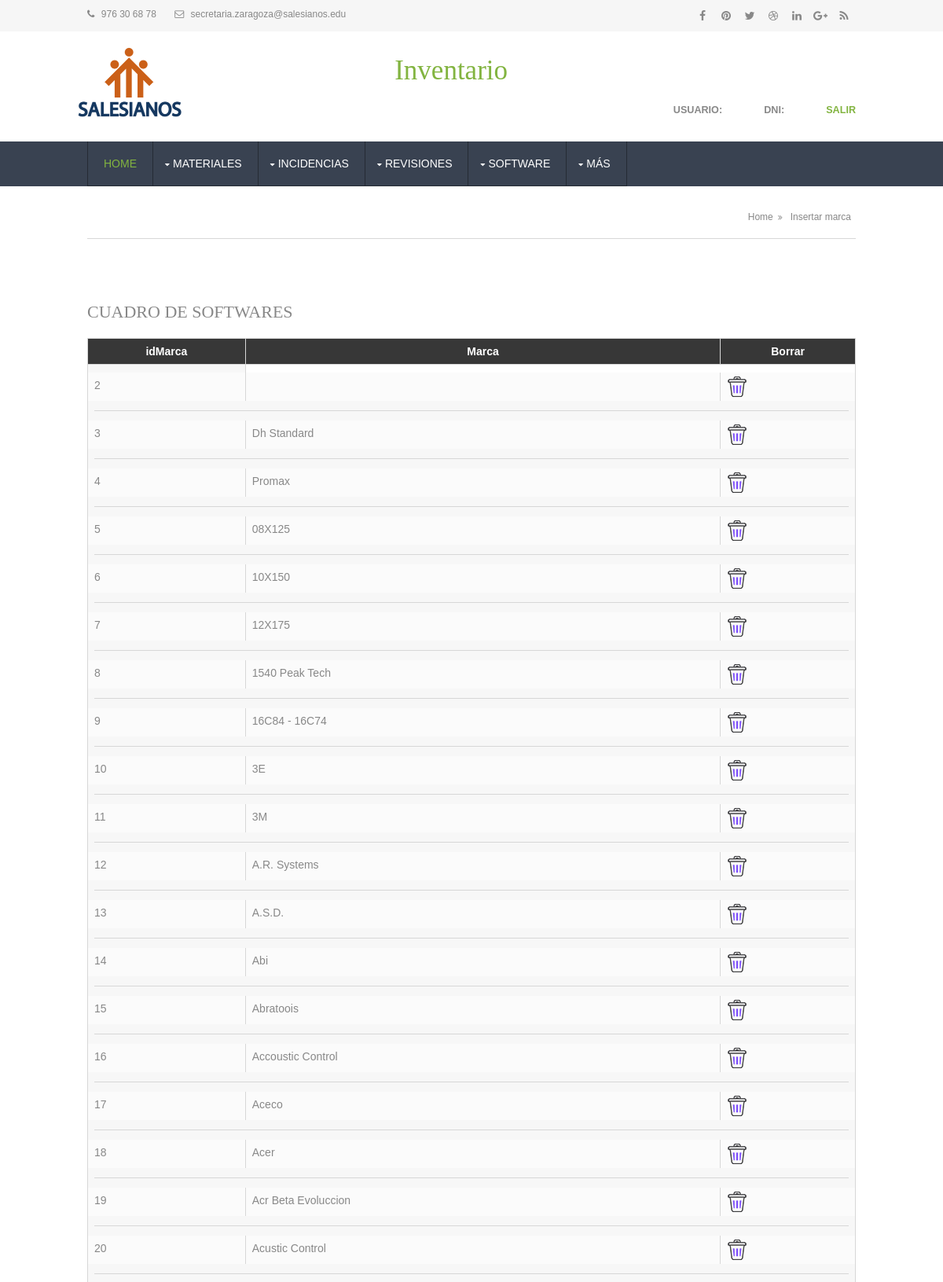
The page /pedggie/marcas/vermarcas.php (upper part) on the database its author committed.
### tables this page shows
CREATE TABLE `marcas` (
  `idMarca` int(11) NOT NULL,
  `Marca` varchar(30) NOT NULL
);

### pedggie/marcas/vermarcas.php (the view, shortened to what this page needs)
<!DOCTYPE html>
<html>
<head>
<link href="../layout/styles/layout.css" rel="stylesheet" type="text/css" media="all">
</head>
<body id="top">
<div class="wrapper row0">
  <div id="topbar" class="hoc clear">
    <div class="fl_left">
      <ul class="nospace inline pushright">
        <li><i class="fa fa-phone"></i> 976 30 68 78</li>
        <li><i class="fa fa-envelope-o"></i> secretaria.zaragoza@salesianos.edu</li>
      </ul>
    </div>
    <div class="fl_right">
      <ul class="faico clear">
        <li><a class="faicon-facebook" href="#"><i class="fa fa-facebook"></i></a></li>
        <li><a class="faicon-pinterest" href="#"><i class="fa fa-pinterest"></i></a></li>
        <li><a class="faicon-twitter" href="https://twitter.com/salesianosZAR?lang=es"><i class="fa fa-twitter"></i></a></li>
        <li><a class="faicon-dribble" href="#"><i class="fa fa-dribbble"></i></a></li>
        <li><a class="faicon-linkedin" href="#"><i class="fa fa-linkedin"></i></a></li>
        <li><a class="faicon-google-plus" href="#"><i class="fa fa-google-plus"></i></a></li>
        <li><a class="faicon-rss" href="#"><i class="fa fa-rss"></i></a></li>
      </ul>
    </div>
  </div>
</div>
<div class="wrapper row1">
  <header id="header" class="hoc clear">
    <div id="logo" style="position:absolute; taxt-align:centre; width: 60%; margin: -20px;">
      <a href="./../home.php"><img src="../imagenes/logo1.png" style="width: 150px; margin-right: 40px;"></a>
    </div>
    <div id="titulo" style="margin-left: 40%;">
     <h1 style="font-size:250%;"><a href="../home.php">Inventario</a></h5>
    </div>
    <div id="quickinfo" class="fl_right" style="float:right; text-align:right">
      <ul class="nospace inline">
        <?php echo "<li><strong>Usuario: $_SESSION[nombreusuario]</strong></li><br>
        <li><strong>Dni: $_SESSION[dniusuario]</strong></li>"?>
        <li><a href="../logout.php"><strong>Salir</strong></a></li>
      </ul>
    </div>
  </header>
</div>
<div class="wrapper row2">
  <nav id="mainav" class="hoc clear">
    <ul class="clear">
      <li class="active"><a href="../home.php">Home</a></li>
      <li><a class="drop" href="#">MATERIALES</a>
      </li>
      <li><a class="drop" href="#">INCIDENCIAS</a>
      </li>
      <li><a class="drop" href="">REVISIONES</a>
      </li>
      <li><a class="drop" href="">SOFTWARE</a>
      </li>
      <li><a class="drop" href="">MÁS</a>
      </li>
    </ul>
  </nav>
</div>
<div class="wrapper row3">
  <div id="breadcrumb" class="hoc clear">
    <ul>
      <li><a href="../home.php">Home</a></li>
      <li><a href="formmarcas.php">Insertar marca</a></li>
    </ul>
  </div>
</div>
<div class="wrapper row3">
  <main class="hoc container clear">
    <div class="content">
    <h1><FIELDSET>CUADRO DE SOFTWARES</FIELDSET></h1>
      <div class="scrollable">
 <table align="center" width="50%">
  <tr align="center" bgcolor="black">
    <th>idMarca</th>
    <th>Marca</th>
    <th>Borrar</th>
  </tr><td></td>
<?php
  include("./../conexion.php");
  $sql = "SELECT idMarca, Marca FROM marcas;";
  $registros=mysqli_query($conexion, $sql);
  while($linea=mysqli_fetch_array($registros)){
    echo "<tr><td>$linea[idMarca]</td><td>$linea[Marca]</td><td><a href='bormarcas.php?clave=$linea[idMarca]'><img src='./../imagenes/basura.png'></td></tr>";
    echo "<tr><td colspan=3><hr></td></tr>";
}
?>
</table>
      </div>
    </div>
  </main>
</div>
</body>
</html>

### pedggie/layout/styles/layout.css (style rules this page uses)
#topbar { padding:5px 0; font-size:12px; }
#topbar .fl_left { margin-top:4px; }
#topbar .fl_left .inline > li i { margin:0 5px 0 0; line-height:normal; }
#topbar .faico li { margin:0; }
#header { padding:30px 0; }
#header #logo { margin-top:8px; font-variant:small-caps; }
#header #quickinfo { font-size:.8rem; text-transform:uppercase; }
#header #quickinfo li { margin-right:50px; }
#header #quickinfo li:last-child { margin-right:0; }
#header #quickinfo strong { display:block; margin:0 0 -5px 0; padding:0; font-size:.9rem; }
.container { padding:80px 0; }
*, *::before, *::after { transition:all .3s ease-in-out; }
nav ul, nav ol { margin:0; padding:0; list-style:none; }
#mainav, #breadcrumb, .sidebar nav { line-height:normal; }
#mainav .drop::after, #mainav li li .drop::after, #breadcrumb li a::after, .sidebar nav a::after { position:absolute; font-family:"FontAwesome"; font-size:10px; line-height:10px; }
#mainav li { display:block; position:relative; float:left; margin:0; padding:0; text-transform:uppercase; }
#mainav li:last-child { margin-right:0; }
#mainav ul.clear { border:solid; border-width:0 0 0 1px; }
#mainav li a { display:block; padding:20px; border:solid; border-width:0 1px 1px 0; border-collapse:collapse; }
#mainav .drop { padding-left:25px; }
#mainav .drop:after, #mainav li li .drop:after { content:"\f0d7"; }
#mainav .drop:after { top:25px; left:15px; }
#breadcrumb { padding:30px 0 20px; border-bottom:1px solid; text-align:right; }
#breadcrumb ul { margin:0; padding:0; list-style:none; }
#breadcrumb li { display:inline-block; margin:0 6px 0 0; padding:0; }
#breadcrumb li a { display:block; position:relative; margin:0; padding:0 12px 0 0; font-size:12px; }
#breadcrumb li a::after { top:3px; right:0; content:"\f101"; }
#breadcrumb li:last-child a { margin:0; padding:0; }
#breadcrumb li:last-child a::after { display:none; }
table, th, td { border:1px solid; border-collapse:collapse; vertical-align:top; }
table, th { table-layout:auto; }
table { width:100%; margin-bottom:15px; }
th, td { padding:5px 8px; }
td { border-width:0 1px; }
.faico { margin:0; padding:0; list-style:none; }
.faico li { display:inline-block; float:left; margin:0 2px 0 0; padding:0; line-height:normal; }
.faico li:last-child { margin-right:0; }
.faico a { display:inline-block; width:30px; height:30px; line-height:30px; font-size:14px; text-align:center; }
.faico a { color:inherit; background-color:transparent; }
body { color:#888888; background-color:#252B34; }
a { color:#82B440; }
hr, .borderedbox { border-color:#D7D7D7; }
.row0 { color:#888888; background-color:#F6F6F6; }
.row1 { color:#888888; background-color:#FFFFFF; }
.row2, .row2 a { color:#FFFFFF; background-color:#394251; }
.row3 { color:#888888; background-color:#FFFFFF; }
#header #logo * { color:inherit; }
#mainav ul.clear { border-color:#252B34; }
#mainav li a { color:inherit; background-color:inherit; border-color:#252B34; }
#mainav .active a, #mainav a:hover, #mainav li:hover > a { color:#82B440; background-color:inherit; }
#breadcrumb { border-color:#D7D7D7; }
#breadcrumb a { color:inherit; background-color:inherit; }
table, th, td, #comments .avatar, #comments input, #comments textarea { border-color:#D7D7D7; }
th { color:#FFFFFF; background-color:#373737; }
tr, #comments li, #comments input[type="submit"], #comments input[type="reset"] { color:inherit; background-color:#FBFBFB; }
tr:nth-child(even), #comments li:nth-child(even) { color:inherit; background-color:#F7F7F7; }
table a, #comments a { background-color:inherit; }
@media screen and (min-width:978px) { .hoc { max-width:978px; } }

### rows shown on the page
marcas: idMarca "2"
marcas: idMarca "3", Marca "Dh Standard"
marcas: idMarca "4", Marca "Promax"
marcas: idMarca "5", Marca "08X125"
marcas: idMarca "6", Marca "10X150"
marcas: idMarca "7", Marca "12X175"
marcas: idMarca "8", Marca "1540 Peak Tech"
marcas: idMarca "9", Marca "16C84 - 16C74"
marcas: idMarca "10", Marca "3E"
marcas: idMarca "11", Marca "3M"
marcas: idMarca "12", Marca "A.R. Systems"
marcas: idMarca "13", Marca "A.S.D."
marcas: idMarca "14", Marca "Abi"
marcas: idMarca "15", Marca "Abratoois"
marcas: idMarca "16", Marca "Accoustic Control"
marcas: idMarca "17", Marca "Aceco"
marcas: idMarca "18", Marca "Acer"
marcas: idMarca "19", Marca "Acr Beta Evoluccion"
marcas: idMarca "20", Marca "Acustic Control"
